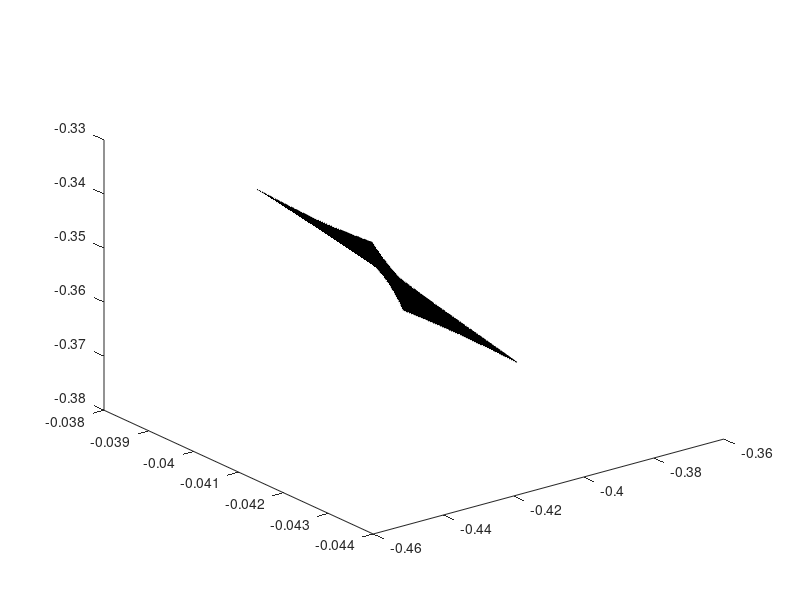

MATLAB code to generate this figure: (Note: this script raises an error after producing the figure.)
load('./Data/UmbilicIsosurface_isodata.mat','faces')
load('./Data/UmbilicIsosurface_LocusVerts.mat')
load('./Data/CuspLine_Umbilics.mat','cusps')

g.vertices = LocusVerts;
g.faces = faces;


%% plot
figL=figure();
P=patch(g);
view(3)
P.FaceColor='g';
P.FaceAlpha=0.2;
P.EdgeAlpha=0.5;
hold on;
u=plot3(LocusUmbilic(1),LocusUmbilic(2),LocusUmbilic(3),'k*');
u.LineWidth=5; 
u.MarkerSize=40;

% plot line of cusps
as = axis;
l=plot3(cusps(:,1),cusps(:,2),cusps(:,3),'-');
l.LineWidth=5;
axis(as);

xlabel('x_0')
ylabel('x_1')
zlabel('x_2')

a = zeros(1,3); % Save how much figure is rotated (rad)

%% Rotation X0

da(1) = -0.0540;
a(1) = a(1)+da(1);

P.Vertices = rotX(da(1),P.Vertices,LocusUmbilic);
Cusps = rotX(da(1),[l.XData',l.YData',l.ZData'],LocusUmbilic);
l.XData=Cusps(:,1);
l.YData=Cusps(:,2);
l.ZData=Cusps(:,3);

%% Rotation X1

da(2) = 1.0200;
a(2) = a(2)+da(2);

P.Vertices = rotY(da(2),P.Vertices,LocusUmbilic);
Cusps = rotY(da(2),Cusps,LocusUmbilic);
l.XData=Cusps(:,1);
l.YData=Cusps(:,2);
l.ZData=Cusps(:,3);

%% Rotation X2

%da(3) = 0.0;
%a(3) = a(3)+da(3);
%P.Vertices = rotZ(da(3),P.Vertices,LocusUmbilic);

%% Set title
title({'Hyperbolic Umbilic',['rotated around x_0-direction by ' mat2str(a(1)) 'rad then x_1-direction by ' mat2str(a(2)) 'rad']})

axis([-0.4128   -0.4120   -0.0415   -0.0397   -0.3800   -0.3300]);